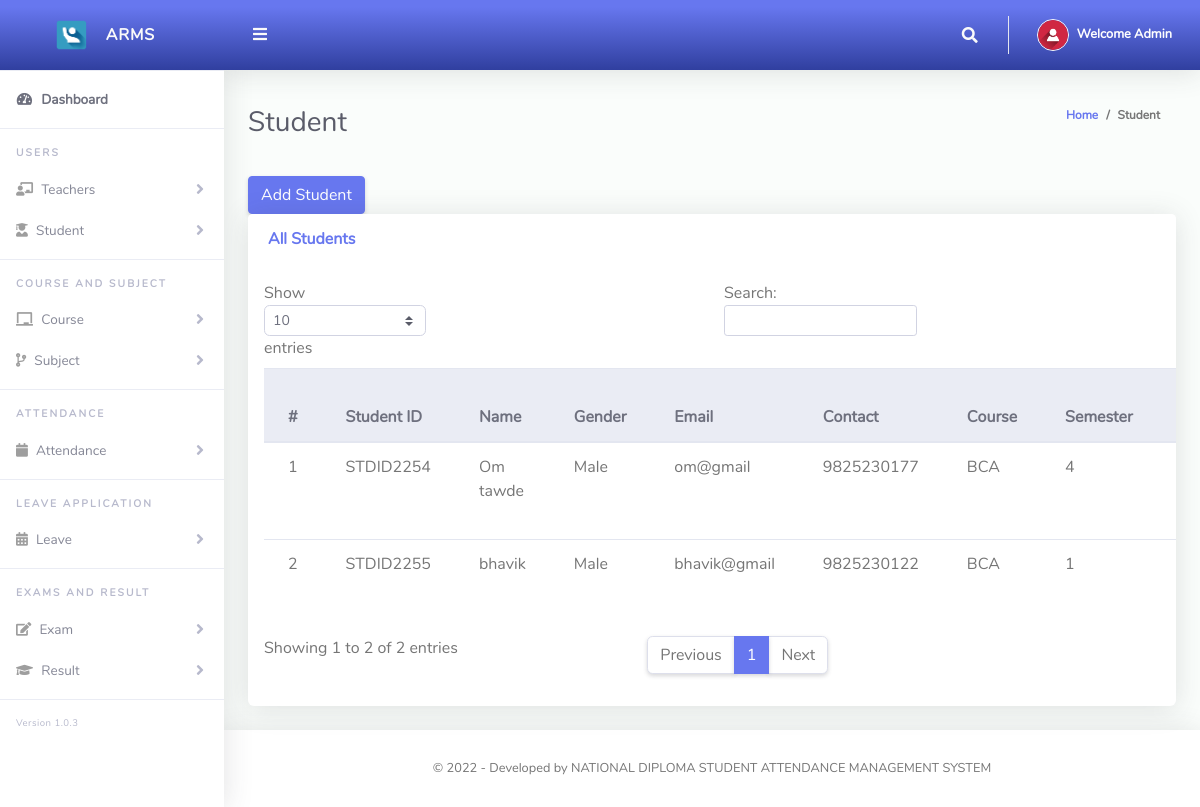
The page /main/student.php (signed in) on the database its author committed.
### tables this page shows
CREATE TABLE `users` (
  `ID` int(11) NOT NULL,
  `stdID` varchar(255) DEFAULT NULL,
  `Name` varchar(255) NOT NULL,
  `Add` varchar(255) NOT NULL,
  `Gender` varchar(10) NOT NULL,
  `DOB` date NOT NULL,
  `Contact` varchar(255) NOT NULL,
  `Course` int(11) DEFAULT NULL,
  `Semester` int(11) DEFAULT NULL,
  `Email` varchar(255) NOT NULL,
  `UserName` varchar(255) NOT NULL,
  `Password` varchar(255) NOT NULL,
  `Type` int(11) NOT NULL,
  `CreationDate` date NOT NULL DEFAULT current_timestamp(),
  `UpdationDate` date DEFAULT NULL,
  `status` tinyint(1) NOT NULL DEFAULT 1
);

CREATE TABLE `course` (
  `CourseID` int(11) NOT NULL,
  `CourseName` varchar(50) NOT NULL,
  `Years` varchar(50) NOT NULL,
  `CreationDate` date NOT NULL DEFAULT current_timestamp(),
  `UpdationDate` date DEFAULT NULL,
  `status` tinyint(1) NOT NULL DEFAULT 1
);

CREATE TABLE `semester` (
  `SemID` int(11) NOT NULL,
  `SemName` varchar(50) NOT NULL,
  `CreationDate` timestamp NOT NULL DEFAULT current_timestamp(),
  `UpdationDate` timestamp NULL DEFAULT NULL
);

### main/student.php (the view, shortened to what this page needs)
<?php
include 'dbcon.php';
?>
<!DOCTYPE html>
<html lang="en">
<head>
  <link href="../vendor/fontawesome-free/css/all.min.css" rel="stylesheet" type="text/css">
  <link href="../vendor/bootstrap/css/bootstrap.min.css" rel="stylesheet" type="text/css">
  <link href="css/ruang-admin.min.css" rel="stylesheet">
</head>
<body id="page-top">
  <div id="wrapper">
    <?php include "sidebar.php"; ?>
    <div id="content-wrapper" class="d-flex flex-column">
      <div id="content">
        <?php include "topbar.php"; ?>
        <div class="container-fluid" id="container-wrapper">
          <div class="d-sm-flex align-items-center justify-content-between mb-4">
            <h1 class="h3 mb-0 text-gray-800">Student</h1>
            <ol class="breadcrumb">
              <li class="breadcrumb-item"><a href="dashboard.php">Home</a></li>
              <li class="breadcrumb-item active" aria-current="page">Student</li>
            </ol>
          </div>
          <div class="row">
            <div class="col-lg-12">
              <a href="register.php?type=3"><input type="button" class="btn btn-primary" value = "Add Student"></a>
             <div class="row">
                <div class="col-lg-12">
                  <div class="card mb-4">
                    <div class="card-header py-3 d-flex flex-row align-items-center justify-content-between">
                      <h6 class="m-0 font-weight-bold text-primary">All Students</h6>
                    </div>
                    <div class="table-responsive p-3">
                      <table class="table align-items-center table-flush table-hover" id="dataTableHover">
                        <thead class="thead-light">
                          <tr>
                            <th scope="col">#</th>
                            <th scope="col">Student ID</th>
                            <th scope="col">Name</th>
                            <th scope="col">Gender</th>
                            <th scope="col">Email</th>
                            <th scope="col">Contact</th>
                            <th scope="col">Course</th>
                            <th scope="col">Semester</th>
                            <th scope="col">Created On</th>
                          </tr>
                        </thead>
                        <tbody>
                          <?php
                          $query = "SELECT * FROM users
                          INNER JOIN course ON users.Course = course.CourseID
                          INNER JOIN semester ON users.Semester = semester.SemID
                          WHERE users.Type = '3'";
                          $rs = $conn->query($query);
                          $num = $rs->num_rows;
                          $sn = 0;
                          if ($num > 0) {
                            while ($rows = $rs->fetch_assoc()) {
                              $sn = $sn + 1;
                              echo "
                              <tr>
                              <td>" . $sn . "</td>
                              <td>" . $rows['stdID'] . "</td>
                              <td>" . $rows['Name'] . "</td>
                              <td>" . $rows['Gender'] . "</td>
                              <td>" . $rows['Email'] . "</td>
                              <td>" . $rows['Contact'] . "</td>
                              <td>" . $rows['CourseName'] . "</td>
                              <td>" . $rows['SemName'] . "</td>
                              <td>" . $rows['CreationDate'] . "</td>
                              <td><a href='edit.php?action=edit&Id=".$rows['ID']."&type=3'><i class='fas fa-fw fa-edit'></i></a></td>
                              <td><a href='?action=delete&Id=".$rows['ID']."'><i class='fas fa-fw fa-trash'></i></a></td>
                              </tr>";
                            }
                          } else {
                            echo
                            "<div class='alert alert-danger' role='alert'>
                            No Record Found!
                            </div>";
                          }
                          ?>
                        </tbody>
                      </table>
                    </div>
                  </div>
                </div>
              </div>
            </div>
          </div>
        </div>
        <?php include "footer.php"; ?>
      </div>
    </div>
</body>
</html>

### main/topbar.php (shortened to what this page needs)
<?php
  $query = "SELECT * FROM users WHERE Id = ".$_SESSION['userId']."";
  $rs = $conn->query($query);
  $rows = $rs->fetch_assoc();
  $fullName = $rows['Name'];
?>
<nav class="navbar navbar-expand navbar-light bg-gradient-primary topbar mb-4 static-top">
          <button id="sidebarToggleTop" class="btn btn-link rounded-circle mr-3">
            <i class="fa fa-bars"></i>
          </button>
          <ul class="navbar-nav ml-auto">
            <li class="nav-item dropdown no-arrow">
              <a class="nav-link dropdown-toggle" href="#" id="searchDropdown" role="button" data-toggle="dropdown"
                aria-haspopup="true" aria-expanded="false">
                <i class="fas fa-search fa-fw"></i>
              </a>
            </li>
            <li class="nav-item dropdown no-arrow">
              <a class="nav-link dropdown-toggle" href="#" id="userDropdown" role="button" data-toggle="dropdown"
                aria-haspopup="true" aria-expanded="false">
                <img class="img-profile rounded-circle" src="img/user-icn.png" style="max-width: 60px">
                <span class="ml-2 d-none d-lg-inline text-white small"><b>Welcome <?php echo $fullName;?></b></span>
              </a>
            </li>
          </ul>
        </nav>

### rows shown on the page
users: Name "Admin"
users: stdID "STDID2254", Name "Om tawde", Gender "Male", Email "om@gmail", Contact "9825230177", course.CourseName "BCA", semester.SemName "4"
users: stdID "STDID2255", Name "bhavik", Gender "Male", Email "bhavik@gmail", Contact "9825230122", course.CourseName "BCA", semester.SemName "1"
